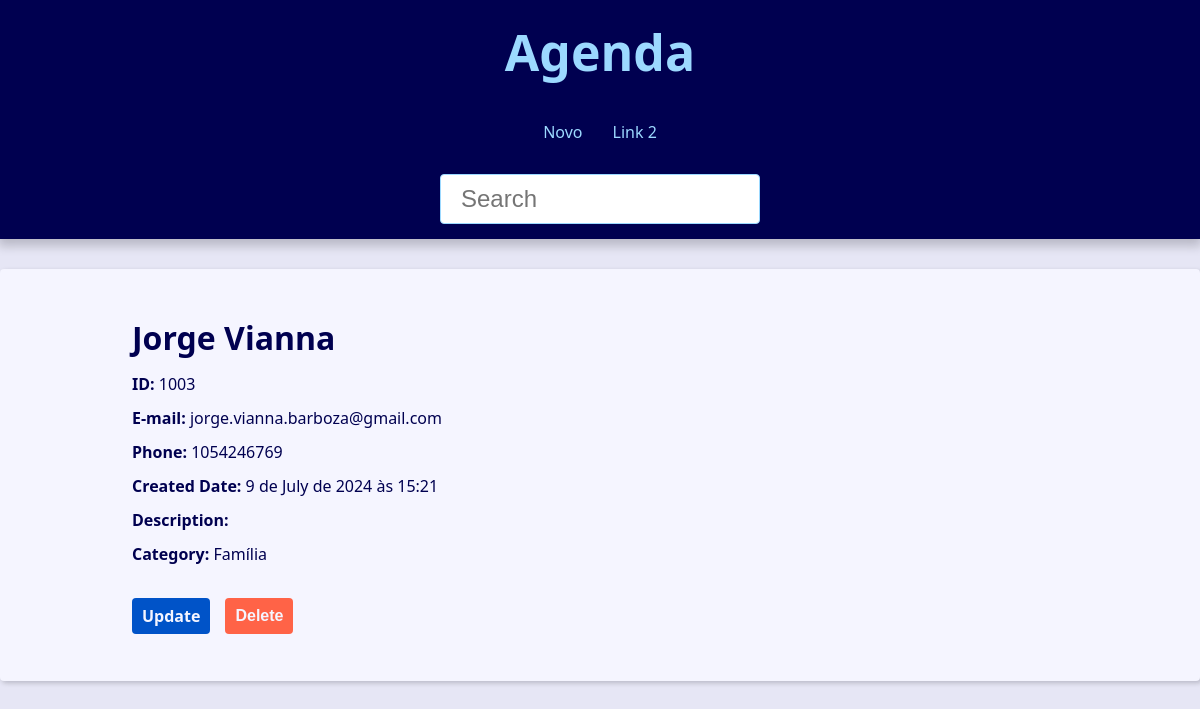
Screenshot of /1003/ with the database file from the repository.
### contact/models.py (models this page shows, shortened)
class Contact(models.Model):
    first_name = models.CharField(max_length=50)
    last_name = models.CharField(max_length=50, blank=True)
    phone = models.CharField(max_length=50)
    email = models.EmailField(max_length=254, blank=True)
    created_date = models.DateTimeField(default=timezone.now)
    description = models.TextField(blank=True)
    show = models.BooleanField(default=True)
    picture = models.ImageField(blank=True, upload_to='pictures/%Y/%m/')
    owner = models.ForeignKey(
        User,
        on_delete=models.SET_NULL,
        blank=True, null=True
    )
    category = models.ForeignKey(
        Category,
        on_delete=models.SET_NULL,
        blank=True, null=True
    )

class Category(models.Model):
    class Meta:
        verbose_name = 'Category'
        verbose_name_plural = 'Categories'
    name = models.CharField(max_length=50)

### contact/views/contact_views.py (the view)
# urls.py: path('<int:contact_id>/', views.contact, name='contact'),
def contact(request, contact_id):
    single_contact = get_object_or_404(
        Contact, pk=contact_id, show=True
    )
    site_title = f'{single_contact.first_name} {single_contact.last_name}'
    context = {
        'contact': single_contact,
        'site_title' : ' - ' + site_title
    }
    return render(
        request,
        'contact/contact.html',
        context
    )

### contact/templates/contact/contact.html (shortened to what this page needs)
{% extends 'global/base.html' %}
{% block content %}
  <div class="single-contact">
    <h1 class="single-contact-name">
      {{ contact.first_name }} {{ contact.last_name }}
    </h1>
    <p><b>ID:</b> {{ contact.id }}</p>
    <p><b>E-mail:</b> {{ contact.email }}</p>
    <p><b>Phone:</b> {{ contact.phone }}</p>
    <p><b>Created Date:</b> {{ contact.created_date }}</p>
    <p><b>Description:</b> {{ contact.description }}</p>
    <p><b>Category:</b> {{ contact.category.name }}</p>
    <div class="contact-links">
      <a class="btn btn-link" href="{% url 'contact:update' contact.id %}">Update</a>
      <form action="{% url 'contact:delete' contact.id %}" method="POST">
        {% if confirmation == 'no' %}
          <input type="hidden" name="confirmation" value="yes">
          <button class="btn btn-link btn-delete" type="submit">Confirma?</button>
        {% else %}
          <button class="btn btn-link btn-delete" type="submit">Delete</button>
        {% endif %}
      </form>
    </div>
  </div>
{% endblock content %}

### base/static/global/css/style.css (style rules this page uses)
:root { --spacing: 1.5rem; --link-dark-color: rgb(0, 83, 200); --link-light-color: rgb(156, 217, 255); --clr-white: rgb(245, 245, 255); --clr-blue: rgb(0, 0, 80); --clr-light-gray: rgb(230, 230, 245); --clr-dark-shadow-5: rgba(0, 0, 10, 5%); --clr-dark-shadow-10: rgba(0, 0, 10, 10%); --clr-dark-shadow-20: rgba(0, 0, 10, 20%); --clr-light-shadow-5: rgba(200, 200, 255, 5%); --clr-light-shadow-10: rgba(200, 200, 255, 20%); --clr-light-shadow-20: rgba(200, 200, 255, 20%); --main-page-width: 120rem; --table-min-width: 60rem; --biggest-font-size: 5rem; --bigger-font-size: 4rem; --big-font-size: 3.2rem; --medium-font-size: 2.4rem; --small-font-size: 1.6rem; --smaller-font-size: 1.4rem; --smallest-font-size: 1.2rem; --transition-fast: 300ms; --transition-medium: 600ms; --transition-slow: 1s; --default-border-radius: 4px; }
*, *::before, *::after { margin: 0; padding: 0; box-sizing: border-box; }
html { font-size: 62.5%; }
body { font-family: system-ui, -apple-system, BlinkMacSystemFont, 'Segoe UI', Roboto, Oxygen, Ubuntu, Cantarell, 'Open Sans', 'Helvetica Neue', sans-serif; line-height: 1.5; font-size: var(--small-font-size); color: var(--clr-blue); -webkit-font-smoothing: antialiased; background: var(--clr-light-gray); }
@media (min-width: 600px) { .single-contact { max-width: 80%; margin: calc(var(--spacing) * 2) auto; } }
.single-contact h1 { margin: 1rem 0; }
.single-contact p { margin: 1rem 0; }
.btn { background-color: var(--link-dark-color); color: var(--clr-white); font-weight: bold; border: none; padding: 1rem 2rem; border-radius: var(--default-border-radius); cursor: pointer; transition: filter var(--transition-fast) ease-in-out; }
.contact-links { margin-block: calc(var(--small-font-size) * 2); display: flex; align-items: center; gap: 0 var(--spacing); }
.btn-link { font-size: var(--small-font-size); text-decoration: none; font-weight: bold; padding: 1rem; display: block; line-height: var(--small-font-size); }
.btn-delete { background: tomato; }

### rows the page displays
Contact: first_name "Jorge", last_name "Vianna", id "1003", email "jorge.vianna.barboza@gmail.com", phone "1054246769", created_date "9 de July de 2024 às 15:21", category.name "Família"
